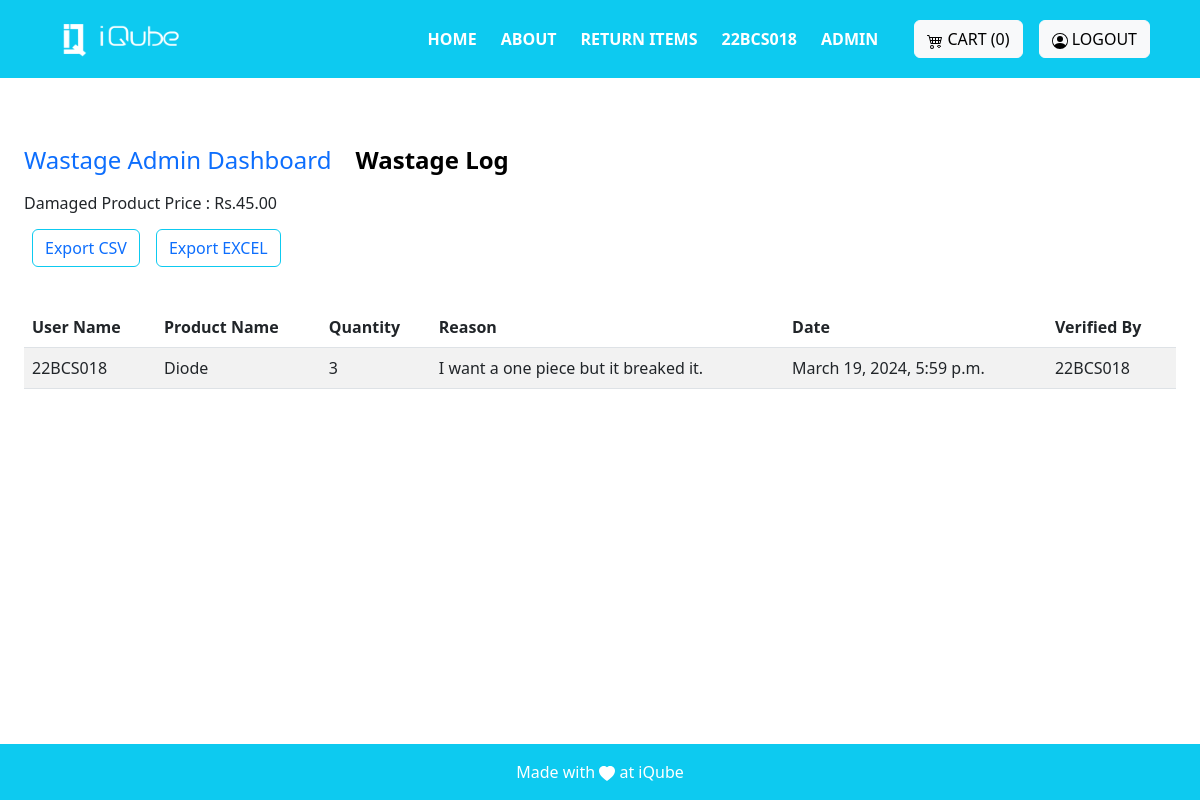
Page /wastage_render/ (signed in) on the committed database.
### invention/models.py (models this page shows, shortened)
class Wastage(models.Model):
    wastage_user = models.ForeignKey('WastageAdminDashboard', on_delete = models.CASCADE)
    created_by = models.ForeignKey(User, on_delete = models.CASCADE)
    def __str__(self):
        return str(self.created_by)

class WastageAdminDashboard(models.Model):
    user = models.ForeignKey(User, on_delete=models.CASCADE)
    product=models.ForeignKey('Product', on_delete=models.CASCADE)
    quantity=models.PositiveIntegerField()
    reason=models.TextField()
    category = models.ForeignKey('Category', on_delete=models.CASCADE)
    created_at = models.DateTimeField(default=datetime.datetime.now())
    status = models.CharField(max_length=20, choices=[('pending', 'Pending'), ('approved', 'Approved'), ('rejected', 'Rejected')])

class Product(models.Model):
    name=models.CharField(max_length=255)
    decription=models.CharField(max_length=100)
    actual_count=models.PositiveIntegerField()
    available_count=models.PositiveIntegerField()
    dummy_count = models.PositiveIntegerField(default = 0)
    category= models.ForeignKey('Category', on_delete=models.CASCADE)
    sub_category = models.ForeignKey('SubCategory', on_delete = models.CASCADE)
    created_at = models.DateTimeField(auto_now=True)
    image = models.ImageField(upload_to='images', blank=True)
    actual_price = models.DecimalField(max_digits = 10,decimal_places = 5)
    available_price = models.DecimalField(max_digits = 10,decimal_places = 5)
    unit_price = models.DecimalField(max_digits = 10,decimal_places = 2)
    is_active = models.BooleanField(default = True)
    created_by = models.ForeignKey(User, on_delete=models.CASCADE)

### invention/decorators.py (the view)
        def wrapper_func(request, *args, **kwargs):
            group = None
            mail=AdminMail.objects.all()
            p=0
            for i in mail:
                if request.user.email==i.mail:
                    p=10
            if request.user.groups.exists():
                group = request.user.groups.all()[0].name
            if (group in allowed_roles) or (p==10):
              return view_func(request, *args, **kwargs)
            else:
                return view_func(request, *args, **kwargs)

### invention/templates/adminview/wastage_render.html (shortened to what this page needs)
{% extends 'base.html' %}
{% block base %}
<div class="p-4 mt-3">
    <div class="d-flex flex-row bd-highlight mb-3 mt-4">
      <div class=" bd-highlight">
          <a href="{% url 'wastage_admin_dashboard' %}" class="text-decoration-none fs-4">Wastage Admin Dashboard</a>
        </div>
      <div class="px-4 bd-highlight">
        <a href="{% url 'wastage_render' %}" class="text-decoration-none text-black fs-4 fw-bold">Wastage Log</a>
      </div>
    </div>
    <h6>Damaged Product Price : Rs.{{total}}</h6>
    <div class="d-flex flex-row bd-highlight mb-3">
      <div class="p-2 bd-highlight">
          <button type="button" class="btn btn-outline-info"><a href="{% url 'export_csv_damaged_product' %}" class="text-decoration-none">Export CSV</a></button>
        </div>
      <div class="p-2 bd-highlight">
          <button type="button" class="btn btn-outline-info"><a href="{% url 'export_excel_damaged_product' %}" class="text-decoration-none">Export EXCEL</a></button>
      </div>
    </div>
    <div class="table-responsive">
        <table id="myTable" class="table table-striped table-bordered">
            <table id="example" class="table table-striped" style="width:100%">
                <thead>
                  <tr>
                    <th>User Name</th>
                    <th>Product Name</th>
                    <th>Quantity</th>
                    <th>Reason</th>
                    <th>Date</th>
                    <th>Verified By</th>
                  </tr>
                </thead>
                <tbody>
                  {% for product in wastages %}
                  <tr>
                    <td>{{ product.wastage_user.user.username|slice:"-8:" }}</td>
                    <td>{{ product.wastage_user.product.name }}</td>
                    <td>{{ product.wastage_user.quantity }}</td>
                    <td><div class="reason-container">
                        {{ product.wastage_user.reason }}
                    </div></td>
                    <td>{{ product.wastage_user.created_at }}</td>
                    <td>
                      {{product.created_by.username|slice:"-8:"}}
                      </td>
                  </tr>
                  {% endfor %}
                </tbody>
              </table>
    </div>
</div>
<div class="mt-4 mt-5 text-white">
</div>
{% endblock %}

### invention/templates/base.html (shortened to what this page needs)
{% load static %}
<!DOCTYPE html>
<html lang="en">
<head>
    <link href="https://cdn.jsdelivr.net/npm/bootstrap@5.3.2/dist/css/bootstrap.min.css" rel="stylesheet"
>
        <link rel="stylesheet" href="https://cdn.jsdelivr.net/npm/bootstrap@5.3.0/dist/css/bootstrap.min.css">
    <link rel="stylesheet" href="https://cdn.datatables.net/1.11.10/css/dataTables.bootstrap5.min.css">
    <link rel="stylesheet" href="https://cdnjs.cloudflare.com/ajax/libs/twitter-bootstrap/5.3.0/css/bootstrap.min.css">
     <link rel="stylesheet" href="https://cdn.datatables.net/2.0.2/css/dataTables.bootstrap4.css">
</head>
<body>
    <nav class="sticky-top navbar navbar-expand-lg navbar-dark bg-info  p-3" >
    <div class="container">
            <a class="navbar-brand" href="#">
                <img src="{% static 'images/logo-white.png' %}" alt="Logo" height="36" width="150">
            </a>
            <div class="collapse navbar-collapse justify-content-end" id="navbarNav">
                <ul class="navbar-nav mx-3">
                    <li class="nav-item mx-1">
                        <a class="nav-link active text-white fw-semibold" href="{% url 'Home'%}">HOME</a>
                    </li>
                    <li class="nav-item mx-1">
                        <a class="nav-link active text-white fw-semibold" href="{% url 'About' %}">ABOUT</a>
                    </li>
                    <li class="nav-item mx-1">
                        <a href="/return_form" class="nav-link active text-white fw-semibold">RETURN ITEMS</a>
                    </li>
                    <li class="nav-item mx-1">
                        <a href="{% url 'Home' %}" class="nav-link active text-white fw-semibold">{{name}}</a>
                    </li>
                    {% if  admin_group %}
                           <li class="nav-item mx-1"> <a class="nav-link active text-white fw-semibold" href="{% url 'admin_views' %}">ADMIN</a> </li>
                    {% elif super_admin_group %}
                            <li class="nav-item mx-1"><a class="nav-link active text-whtie fw-semibold" href="{% url 'admin_views' %}">ADMIN</a> </li>
                    {% endif %}
                </ul>
            </div>
            <div class="mt-3 mt-lg-0 mx-2">
                <a class="btn btn-light" href="{% url 'view_cart' %}">
                    CART ({{count}})
                </a>
            </div>
            {% if not user.is_authenticated %}
            <div class="mt-3 mt-lg-0 mx-2">
                <a class="btn btn-light" href="{% url 'social:begin' 'azuread-tenant-oauth2' %}">
                    <svg xmlns="http://www.w3.org/2000/svg" width="16" height="16" fill="currentColor" class="bi bi-person-circle" viewBox="0 0 16 16">
                    <path d="M11 6a3 3 0 1 1-6 0 3 3 0 0 1 6 0"/>
                        <path fill-rule="evenodd" d="M0 8a8 8 0 1 1 16 0A8 8 0 0 1 0 8m8-7a7 7 0 0 0-5.468 11.37C3.242 11.226 4.805 10 8 10s4.757 1.225 5.468 2.37A7 7 0 0 0 8 1"/>
                    </svg>
                    LOGIN
                </a>
            </div>
            {% else %}
            <div class="mt-3 mt-lg-0 mx-2">
                <a class="btn btn-light" href="{% url 'logout' %}">
                    LOGOUT
                </a>
            </div>
            {% endif %}
        </div>
    </nav>
    <main>
        <div>
            {% block base %}{% endblock %}
        </div>
    </main>
    <footer class="bg-light text-center text-lg-start fixed-bottom">
        <div class="text-center p-2 bg-info p-3" style=" color: white;">
            <div>Made with
                <svg xmlns="http://www.w3.org/2000/svg" width="16" height="16" fill="currentColor"
                    class="bi bi-heart-fill" viewBox="0 0 16 16">
                    <path fill-rule="evenodd"
                        d="M8 1.314C12.438-3.248 23.534 4.735 8 15-7.534 4.736 3.562-3.248 8 1.314z" />
                </svg>
               at iQube
            </div>
        </div>
    </footer>
</body>
</html>
{% load sweetify %}

### invention/templates/base.html (style rules this page uses)
html { scroll-behavior:smooth; }

### invention/templates/adminview/wastage_render.html (style rules this page uses)
.reason-container { max-width: 100%; overflow-x: auto; }

### rows in the picture
Wastage: wastage_user.user.username "22BCS018", wastage_user.product.name "Diode", wastage_user.quantity "3", wastage_user.reason "I want a one piece but it breaked it.", wastage_user.created_at "March 19, 2024, 5:59 p.m.", created_by.username "22BCS018"

### other values in the picture
{{ name }} "22BCS018"
{{ count }} "0"
{{ total }} "45.00"
